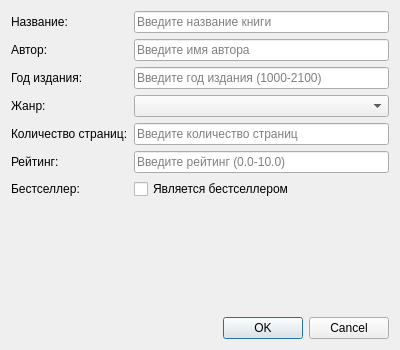
<?xml version="1.0" encoding="UTF-8"?>
<ui version="4.0">
 <class>BookDialog</class>
 <widget class="QDialog" name="BookDialog">
  <property name="geometry">
   <rect>
    <x>0</x>
    <y>0</y>
    <width>400</width>
    <height>350</height>
   </rect>
  </property>
  <property name="windowTitle">
   <string>Книга</string>
  </property>
  <layout class="QVBoxLayout" name="verticalLayout">
   <item>
    <layout class="QFormLayout" name="formLayout">
     <item row="0" column="0">
      <widget class="QLabel" name="titleLabel">
       <property name="text">
        <string>Название:</string>
       </property>
      </widget>
     </item>
     <item row="0" column="1">
      <widget class="QLineEdit" name="titleLineEdit">
       <property name="placeholderText">
        <string>Введите название книги</string>
       </property>
      </widget>
     </item>
     <item row="1" column="0">
      <widget class="QLabel" name="authorLabel">
       <property name="text">
        <string>Автор:</string>
       </property>
      </widget>
     </item>
     <item row="1" column="1">
      <widget class="QLineEdit" name="authorLineEdit">
       <property name="placeholderText">
        <string>Введите имя автора</string>
       </property>
      </widget>
     </item>
     <item row="2" column="0">
      <widget class="QLabel" name="yearLabel">
       <property name="text">
        <string>Год издания:</string>
       </property>
      </widget>
     </item>
     <item row="2" column="1">
      <widget class="QLineEdit" name="yearLineEdit">
       <property name="placeholderText">
        <string>Введите год издания (1000-2100)</string>
       </property>
      </widget>
     </item>
     <item row="3" column="0">
      <widget class="QLabel" name="genreLabel">
       <property name="text">
        <string>Жанр:</string>
       </property>
      </widget>
     </item>
     <item row="3" column="1">
      <widget class="QComboBox" name="genreComboBox"/>
     </item>
     <item row="4" column="0">
      <widget class="QLabel" name="pagesLabel">
       <property name="text">
        <string>Количество страниц:</string>
       </property>
      </widget>
     </item>
     <item row="4" column="1">
      <widget class="QLineEdit" name="pagesLineEdit">
       <property name="placeholderText">
        <string>Введите количество страниц</string>
       </property>
      </widget>
     </item>
     <item row="5" column="0">
      <widget class="QLabel" name="ratingLabel">
       <property name="text">
        <string>Рейтинг:</string>
       </property>
      </widget>
     </item>
     <item row="5" column="1">
      <widget class="QLineEdit" name="ratingLineEdit">
       <property name="placeholderText">
        <string>Введите рейтинг (0.0-10.0)</string>
       </property>
      </widget>
     </item>
     <item row="6" column="0">
      <widget class="QLabel" name="bestsellerLabel">
       <property name="text">
        <string>Бестселлер:</string>
       </property>
      </widget>
     </item>
     <item row="6" column="1">
      <widget class="QCheckBox" name="bestsellerCheckBox">
       <property name="text">
        <string>Является бестселлером</string>
       </property>
      </widget>
     </item>
    </layout>
   </item>
   <item>
    <widget class="QDialogButtonBox" name="buttonBox">
     <property name="orientation">
      <enum>Qt::Horizontal</enum>
     </property>
     <property name="standardButtons">
      <set>QDialogButtonBox::Cancel|QDialogButtonBox::Ok</set>
     </property>
    </widget>
   </item>
  </layout>
 </widget>
 <resources/>
 <connections>
  <connection>
   <sender>buttonBox</sender>
   <signal>accepted()</signal>
   <receiver>BookDialog</receiver>
   <slot>accept()</slot>
   <hints>
    <hint type="sourcelabel">
     <x>248</x>
     <y>254</y>
    </hint>
    <hint type="destinationlabel">
     <x>157</x>
     <y>274</y>
    </hint>
   </hints>
  </connection>
  <connection>
   <sender>buttonBox</sender>
   <signal>rejected()</signal>
   <receiver>BookDialog</receiver>
   <slot>reject()</slot>
   <hints>
    <hint type="sourcelabel">
     <x>316</x>
     <y>260</y>
    </hint>
    <hint type="destinationlabel">
     <x>286</x>
     <y>274</y>
    </hint>
   </hints>
  </connection>
 </connections>
</ui>
